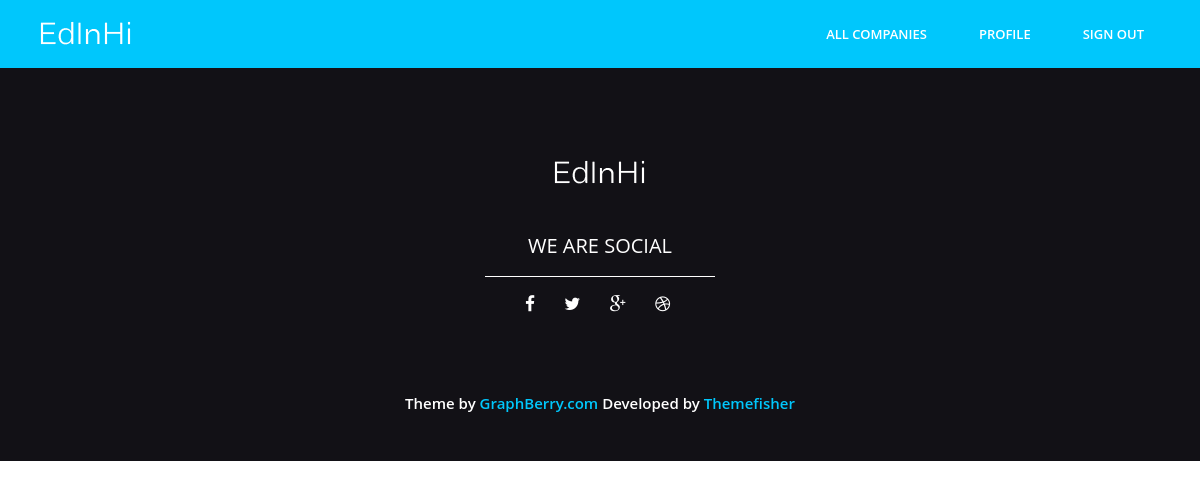
Page /companies/allcompanies (signed in) on the earlier database version.
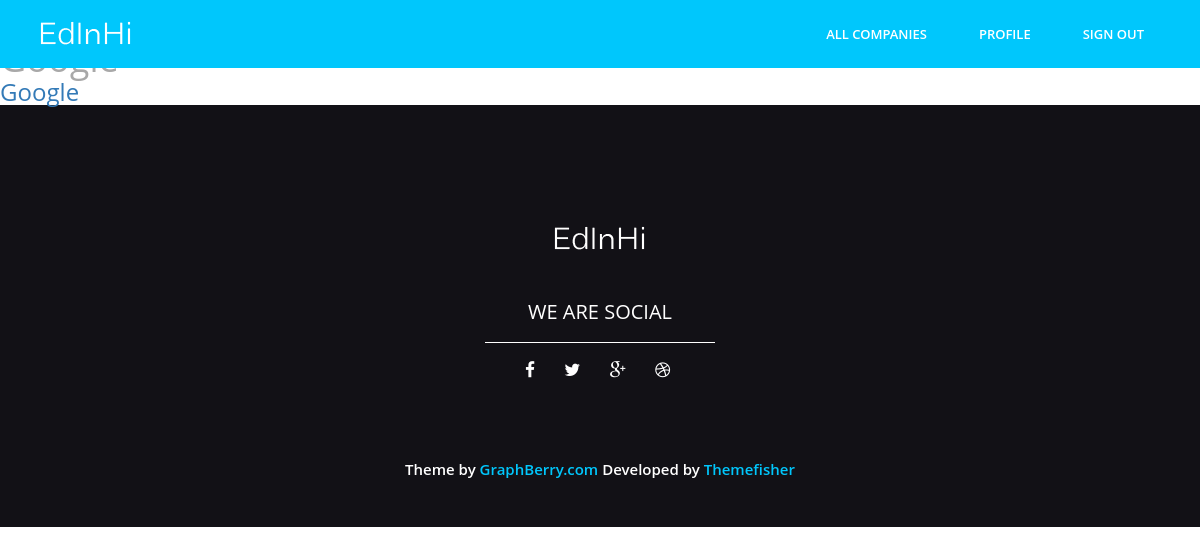
Same page on the later database version.
### main_app/models.py (models this page shows)
class AbstractUser(models.Model):
    user = models.OneToOneField(User, on_delete=models.CASCADE)
    is_company = models.BooleanField(default=False)
    phone = models.CharField(max_length=20, null=True, blank=True)
    organization = models.CharField(max_length=100, null=True, blank=True)
    hide_contact_info = models.BooleanField(default=True)
    send_email_about_new_work = models.BooleanField(default=True)
    profile_image = models.ImageField(upload_to='Images/', blank=True, null=True)
    data_of_birth = models.DateField(null=True, blank=True)
    passed_skills = models.ForeignKey(Skill, on_delete=models.CASCADE, null=True, blank=True)
    name = models.CharField(max_length=100, null=True, blank=True)
    email = models.EmailField(null=True, blank=True)
    contact_phone = models.CharField(max_length=20, null=True, blank=True)
    description = models.TextField(null=True, blank=True)
    logo = models.ImageField(upload_to='Images/', blank=True, null=True)
    web_page = models.CharField(max_length=100, null=True, blank=True)
    vacancies = models.ManyToManyField(Vacancy, blank=True)
    def create_profile(sender, **kwargs):
        user = kwargs["instance"]
        if kwargs["created"]:
            up = AbstractUser(user=user)
            up.save()
    post_save.connect(create_profile, sender=User)

### companies_app/views.py (the view)
@login_required
def all_companies(request):
    allCompanies = AbstractUser.objects.filter(is_company=True)
    return render(request, "companies/all_companies.html", {'all_companies' : allCompanies})

### companies_app/templates/companies/all_companies.html (shortened to what this page needs)
{% extends "main_app/base.html" %}
{% block content %}
    <br><br><br>
    {% for company in all_companies %}
        <h1>{{ company.name }}</h1>
        <a href="{% url "detail_company" company.id %}">
                <span class="company_content">
                    <h3>{{ company.name }}</h3>
                </span>
        </a>
    {% endfor %}
{% endblock %}

Differences in the rows shown:
added AbstractUser: name "Google"
